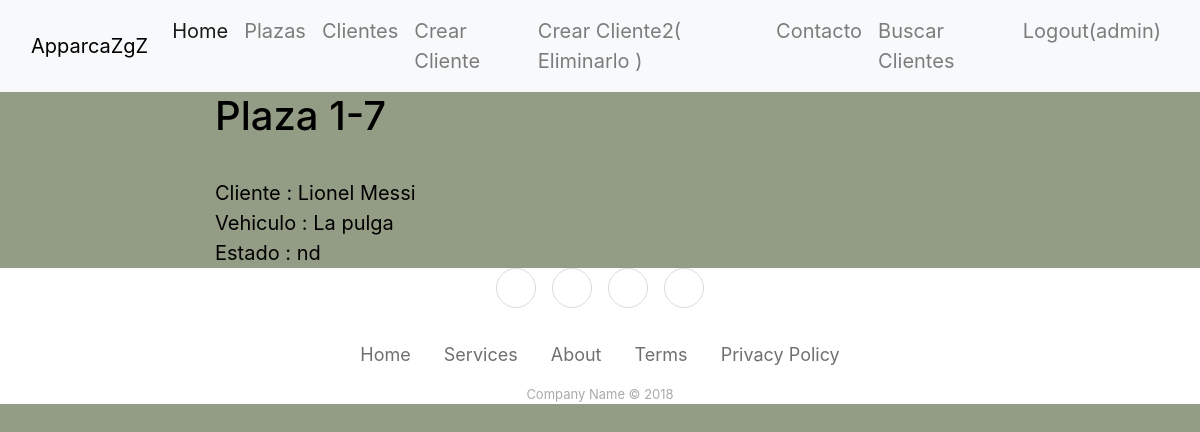
Before: /parking/disponibilidad/7 (signed in) with the older database file.
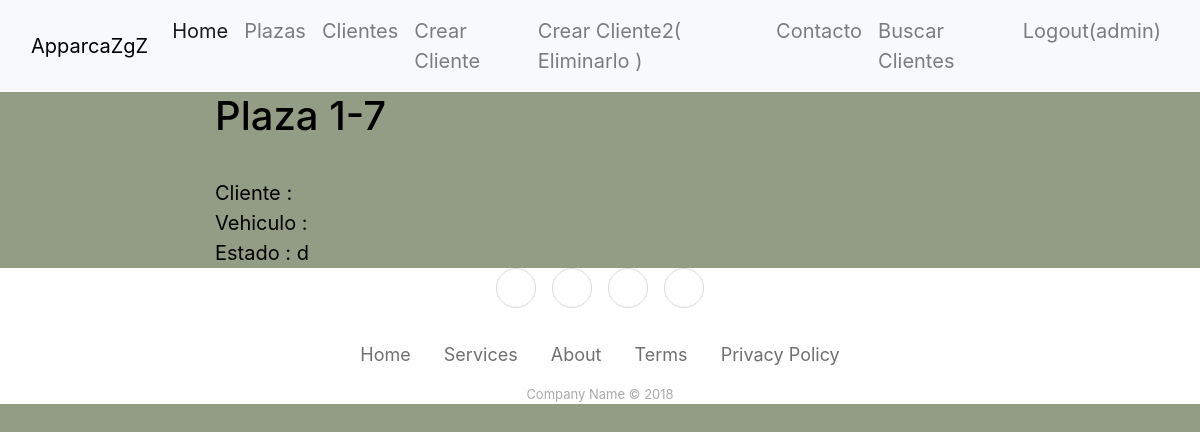
After: the same page with the newer database file.
### parking/models.py (models this page shows, shortened)
class Disponibilidad(models.Model):
    plaza = models.ForeignKey(Plaza, on_delete=models.RESTRICT,)
    cliente = models.ForeignKey(Cliente, on_delete=models.RESTRICT, null=True, blank=True)
    LOAN_ESTADO = (
        ('d','Disponible'),
        ('nd','No disponible'),
    )
    estado = models.CharField(
        max_length=14,
        choices=LOAN_ESTADO,
        blank=False,
        default='Disponible',
        help_text='Disponibilidad',
    )
    class Meta:
        verbose_name='Estado de la plaza'
        verbose_name_plural='Estado de las plazas'
        ordering = ['plaza']
    class Meta:
        pass

class Plaza(models.Model):
    planta = models.IntegerField(blank=False,null=False)
    numero = models.IntegerField(blank=False,null=False)
    def __str__(self):
        return f'{self.planta} - {self.numero}'
    class Meta:
        pass

class Cliente(models.Model):
    dni = models.CharField(primary_key=True, max_length=9)
    nombre = models.CharField(max_length=30)
    apellidos = models.CharField(max_length=100)
    vehiculo = models.CharField(max_length=100)
    plaza = models.ForeignKey(Plaza, on_delete=models.RESTRICT,null=True,blank=True)
    class Meta:
        pass

### parking/views.py (the view)
# urls.py: path('disponibilidad/<int:pk>', DisponibilidadDetailView.as_view(), name="info_disponibilidad"),
class DisponibilidadDetailView(generic.DetailView):
    model = Disponibilidad

### parking/templates/parking/disponibilidad_detail.html (shortened to what this page needs)
{% extends "base.html" %}
{% block content %}
  <h1>Plaza {{disponibilidad.plaza.planta}}-{{disponibilidad.plaza.numero}}</h1>
  <br>Cliente : {{disponibilidad.cliente.nombre}} {{disponibilidad.cliente.apellidos}}
  <br>Vehiculo : {{disponibilidad.cliente.vehiculo}}
  <br>Estado : {{disponibilidad.estado}}
{% endblock %}

### parking/templates/base.html (shortened to what this page needs)
<!DOCTYPE html>
<html lang="es">
  <head>
    <link rel="stylesheet" href="https://cdnjs.cloudflare.com/ajax/libs/twitter-bootstrap/4.1.3/css/bootstrap.min.css">
    <link rel="stylesheet" href="https://cdnjs.cloudflare.com/ajax/libs/ionicons/2.0.1/css/ionicons.min.css">
    <link
      rel="stylesheet"
      href="https://cdn.jsdelivr.net/npm/bootstrap@4.5.3/dist/css/bootstrap.min.css"
    />
    {% load static %}
    <link rel="stylesheet" href="{% static 'css/styles.css' %}" />
  </head>
  <body background>
    <nav class="navbar navbar-expand-lg navbar-light bg-light">
      <div class="container-fluid">
        <a class="navbar-brand">ApparcaZgZ</a>
        <div class="collapse navbar-collapse" id="navbarSupportedContent">
          <ul class="navbar-nav me-auto mb-2 mb-lg-0">
            <li class="nav-item">
              <a class="nav-link active" aria-current="page" href="{%url 'indice' %}">Home</a>
            </li>
            <li class="nav-item">
              <a class="nav-link" href="{%url 'listado_disponibilidad' %}">Plazas</a>
            </li>
            <li class="nav-item">
              <a class="nav-link" href="{% url 'listado_clientes' %}">Clientes</a>
            </li>
            <li class="nav-item">
              <a class="nav-link" href="{% url 'crear_cliente' %}">Crear Cliente</a>
            </li>
            <li class="nav-item">
              <a class="nav-link" href="{% url 'crear_cliente2' %}">Crear Cliente2( Eliminarlo )</a>
            </li>
            <li class="nav-item">
              <a class="nav-link" href="{%url 'contacto' %}">Contacto</a>
            </li>
            <li class="nav-item">
              <a class="nav-link" href="{% url 'buscaclientes'%}">Buscar Clientes</a>
            </li>
            {% if user.is_authenticated %}
            <li class="nav-item">
              <a class="nav-link" href="{% url 'logout'%}">Logout({{user.username}})</a>
            </li>
            {% endif %}
          </ul>
        </div>
      </div>
    </nav>
    <div class="container-fluid">
      <div class="row">
        <div class="col-sm-2"></div>
        <div class="col-sm-10">{% block content %}{% endblock %}</div>
      </div>
    </div>
    <div class="footer-basic">
      <footer>
          <div class="social"><a href="#"></a><a href="#"></a><a href="#"></a><a href="#"></a></div>
          <ul class="list-inline">
              <li class="list-inline-item"><a href="#">Home</a></li>
              <li class="list-inline-item"><a href="#">Services</a></li>
              <li class="list-inline-item"><a href="#">About</a></li>
              <li class="list-inline-item"><a href="#">Terms</a></li>
              <li class="list-inline-item"><a href="#">Privacy Policy</a></li>
          </ul>
          <p class="copyright">Company Name © 2018</p>
      </footer>
  </div>
  </body>
</html>

### parking/static/css/styles.css (style rules this page uses)
body { color: black; font-size: 20px; background-color: rgb(147, 157, 133); }
a { color: black; }
.footer-basic { background-color:#ffffff; color:#4b4c4d; bottom: 0px; position:relative; width: 100%; }
.footer-basic ul { padding:0; list-style:none; text-align:center; font-size:18px; line-height:1.6; margin-bottom:0; }
.footer-basic li { padding:0 10px; }
.footer-basic ul a { color:inherit; text-decoration:none; opacity:0.8; }
.footer-basic .social { text-align:center; padding-bottom:25px; }
.footer-basic .social > a { font-size:24px; width:40px; height:40px; line-height:40px; display:inline-block; text-align:center; border-radius:50%; border:1px solid #ccc; margin:0 8px; color:inherit; opacity:0.75; }
.footer-basic .copyright { margin-top:15px; text-align:center; font-size:13px; color:#aaa; margin-bottom:0; }

Changed rows visible on the page:
changed Disponibilidad: estado "nd" → "d"; cliente.nombre "Lionel" → (not shown); cliente.apellidos "Messi" → (not shown); cliente.vehiculo "La pulga" → (not shown)
